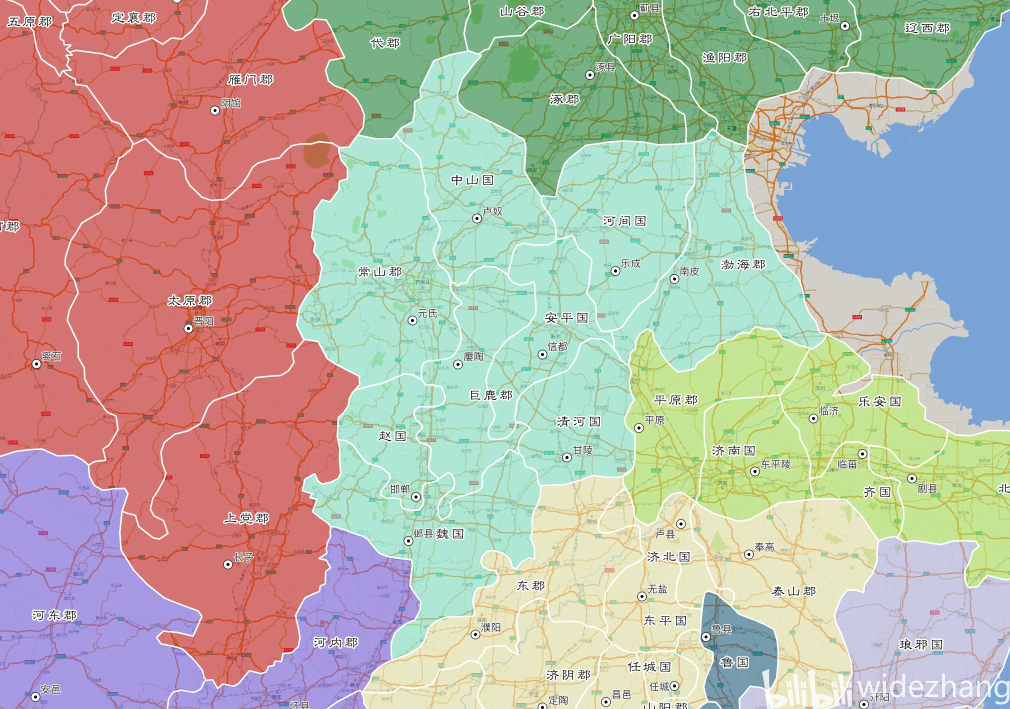
#> input picture docs/ref_imgs/冀州.png, 2020 x 1418 px, found by its file name (shown at 1/2 size)
$ python step1_erase_text_jizhou_v6e.py
#> lines starting #> are read from the running program, lines starting #| are printed output that depends on the picture; after the words box and inside, x2 and y2 are one past the last pixel; in counts of white or black regions, pixels touching at a corner belong together
#!/usr/bin/env python3
# -*- coding: utf-8 -*-
"""v6e: 白线边界追踪 — 最终版。

核心策略：v6(白线形状干净但偏紧) 与 v5(面积正确但有噪声) 取长补短。
  1. 用白线判定获取边界像素集（v6方法，无路网/文字干扰）
  2. 膨胀桥接缺口，取最大连通环的外轮廓（v6原始轮廓）
  3. 将此轮廓外扩~8px（补偿白线在色块中心而非边缘的偏差）
  4. 与v5色块掩膜取交集 → 形状干净 + 面积正确
"""
import os, json
import numpy as np
import cv2
from PIL import Image

HERE = os.path.dirname(os.path.abspath(__file__))
SRC = os.path.join(HERE, '汉末十三州地图范例', '冀州.png')
OUTDIR = os.path.join(HERE, 'jizhou_step1_v6e')
os.makedirs(OUTDIR, exist_ok=True)

rgb = np.array(Image.open(SRC).convert('RGB'))
#> rgb is the input picture: shape (1418, 2020, 3); mean R, G, B 183.7, 178.3, 166.9
H,W = rgb.shape[:2]
r=rgb[:,:,0].astype(int); g=rgb[:,:,1].astype(int); b=rgb[:,:,2].astype(int)
hsv=cv2.cvtColor(rgb,cv2.COLOR_RGB2HSV); ss=hsv[:,:,1].astype(int); vv=hsv[:,:,2].astype(int)

# ---- 1. 冀州掩膜（同前）----
jz=((g>r+30)&(g>b+8)&(g>=165)&(g<=252)&(b>=150)&(b<=246)&(r>=110)&(r<=236)).astype(np.uint8)
#> jz: shape (1418, 2020); values 0 (black) and 1 (white), 19.8% white; 3964 white regions (3678 under 20 px), largest, box (x1, y1, x2, y2) and area: (600, 272, 921, 776) 95725, (1224, 260, 1636, 742) 75935, (795, 104, 1110, 569) 63744
ex=( ((r>g+15)&(r>130)&(g<190)) | ((abs(r-g)<30)&(g>b+10)&(g>=200)) |
     ((g>r+25)&(g<=210)&(r<160)&(b>=140)&((g-r)>30)) |
     ((g>185)&(g<=235)&(b<190)&(b>70)&(g>b+25)&(r>170)&(abs(r-g)<50)) ).astype(np.uint8)
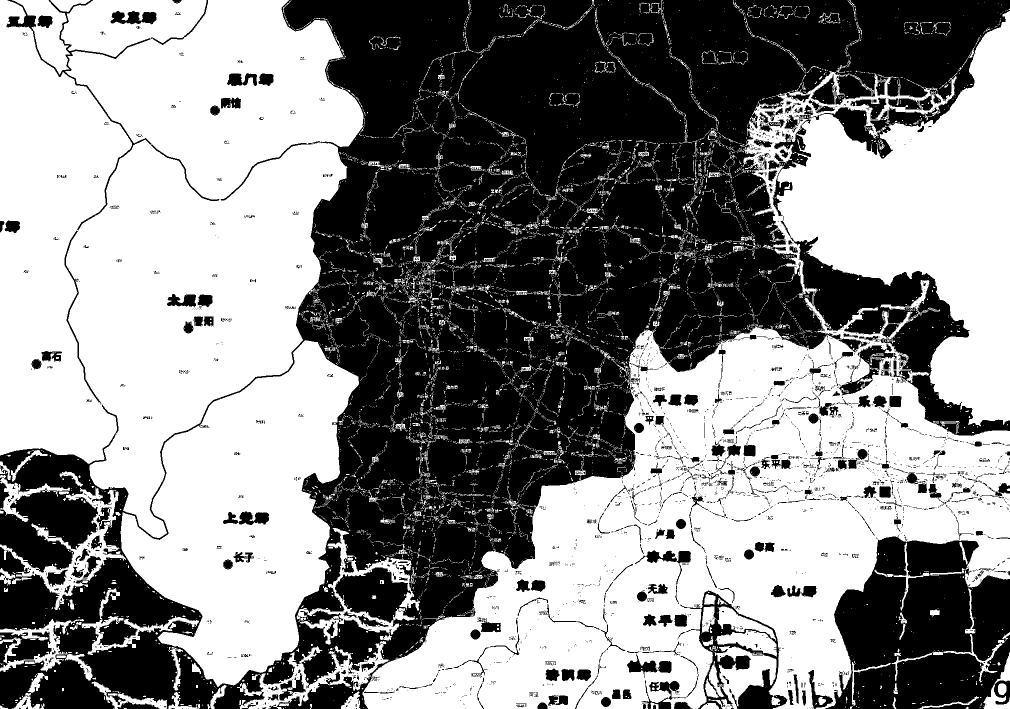
#> ex: shape (1418, 2020) (shown at 1/2 size); values 0 (black) and 1 (white), 54.1% white; 3177 black regions (2734 under 20 px), largest, box (x1, y1, x2, y2) and area: (0, 0, 2020, 1418) 1114205, (1650, 1071, 2020, 1418) 92083, (1360, 1181, 1575, 1418) 11995
jz[ex>0]=0; jizhou=jz.copy()
#> after `jz[ex > 0] = 0`:
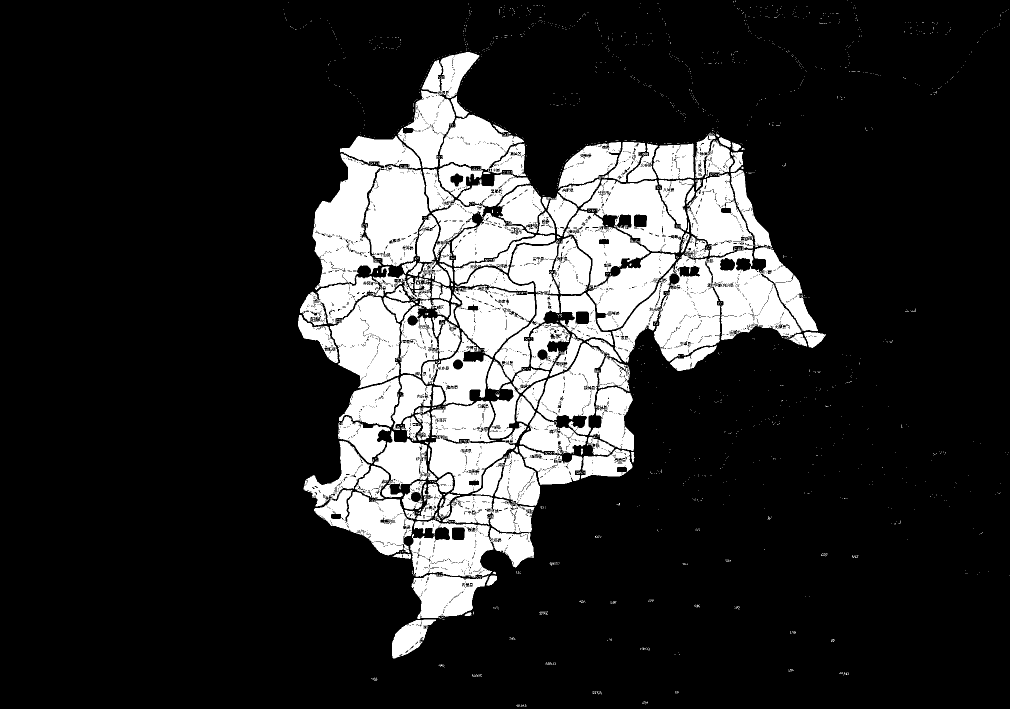
#> jz: shape (1418, 2020) (shown at 1/2 size); values 0 (black) and 1 (white), 18.1% white; 2094 white regions (1984 under 20 px), largest, box (x1, y1, x2, y2) and area: (1224, 340, 1636, 726) 63557, (600, 272, 863, 652) 54895, (1128, 420, 1353, 661) 22525

# 读入v5掩膜作为"真值面积参考"
V5_MASK_PATH = os.path.join(HERE,'jizhou_step1_v5','mask_clean.png')
if os.path.exists(V5_MASK_PATH):
    v5_raw=np.array(Image.open(V5_MASK_PATH).convert('L'))
    v5_mask=(v5_raw>128).astype(np.uint8)*255
    print(f'[1] v5掩膜:{(v5_mask>0).sum():,}')
else:
    v5_mask=None
print(f'[1] 冀州:{(jizhou>0).sum():,}')
#| [1] 冀州:517,151

# ---- 2. 白线边界像素（同v6）----
pw=(r>205)&(g>205)&(b>205); lt=(ss<45)&(vv>205)&(r>175)&(g>175)&(b>175)
wr=(pw|lt).astype(np.uint8)*255
#> wr: shape (1418, 2020); 17.2% white; 3242 white regions (2829 under 20 px), largest, box (x1, y1, x2, y2) and area: (0, 0, 2020, 1418) 322652, (1706, 1270, 2020, 1418) 22922, (1603, 508, 1868, 663) 18731
k3=np.ones((3,3),np.uint8)
wc=cv2.filter2D(wr.astype(float)/255,-1,k3)
eow=(wr>0)&(wc<8)
#> eow: shape (1418, 2020) bool; 4.5% white in thin lines or dots
cn=cv2.filter2D(jizhou.astype(float),-1,k3)
border=(eow>0)&(cn>0)&(cn<8).astype(np.uint8)*255
#> border: shape (1418, 2020); values 0 (black) and 1 (white), 0.78% white in thin lines or dots, all inside (x1, y1, x2, y2) = (565, 0, 2018, 1415)
print(f'[2] 边界:{border.sum():,}')
#| [2] 边界:22,251

# ---- 3. 膨胀 + 最大连通环外轮廓（v6原始方法）----
bd=cv2.dilate(border,np.ones((5,5),np.uint8),iterations=1)  # 5x5膨胀桥接稍大缺口
#> bd: shape (1418, 2020); values 0 (black) and 1 (white), 5.6% white; 566 white regions, largest, box (x1, y1, x2, y2) and area: (593, 4, 1445, 1320) 77692, (1390, 254, 1654, 698) 5601, (1059, 611, 1181, 676) 2252
nb,lab,st,_=cv2.connectedComponentsWithStats(bd,connectivity=8)
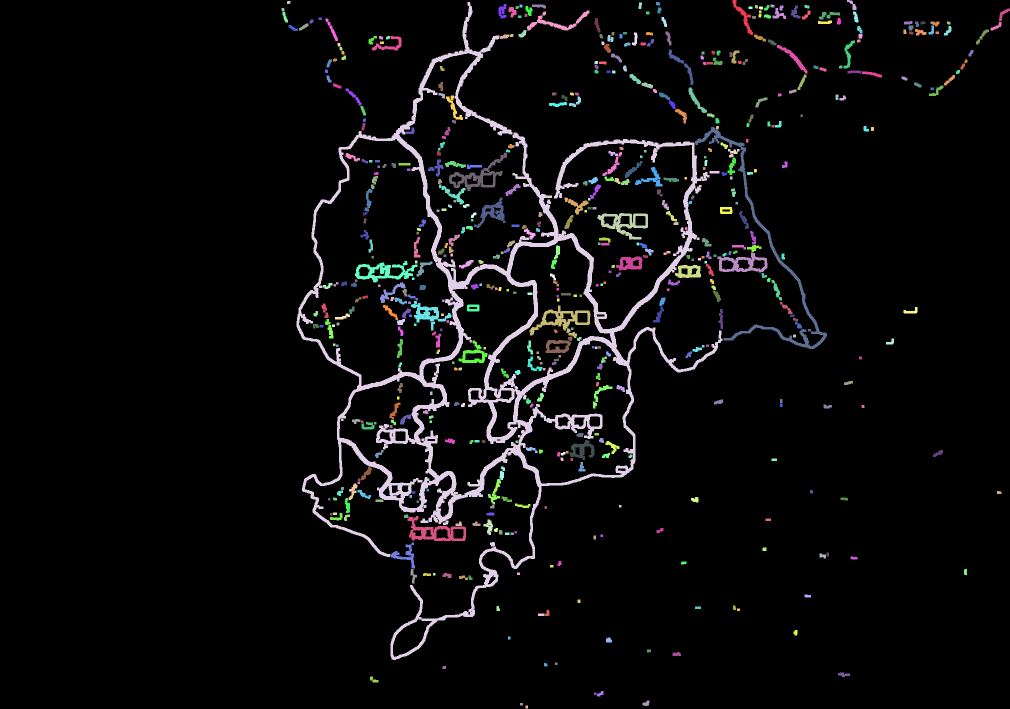
#> lab: shape (1418, 2020) int32 (shown at 1/2 size); 567 distinct labels, from 0 to 566; one colour per label, 0 black
#> nb = 567; st = 567 rows, first 6: [0, 0, 2020, 1418, 2704155], [1465, 0, 41, 70, 627], [1694, 0, 19, 20, 148], [574, 2, 7, 6, 39], [593, 4, 852, 1316, 77692], [1277, 5, 7, 13, 75]
mi=1+int(np.argmax(st[1:,cv2.CC_STAT_AREA]))
#> mi = 4
bd_main=(lab==mi).astype(np.uint8)*255
#> bd_main: shape (1418, 2020); 2.7% white; 1 white region
cts,_=cv2.findContours(bd_main,cv2.RETR_EXTERNAL,cv2.CHAIN_APPROX_SIMPLE)
#> cts = 1 contour; box (x1, y1, x2, y2) and area: (593, 4, 1445, 1320) 336135
v6_contour=max(cts,key=cv2.contourArea)
#> v6_contour = contour of 4654 points, box (x1, y1, x2, y2) (593, 4, 1445, 1320), area 336135

arc=cv2.arcLength(v6_contour,True)
#> arc = 11817.9
for eps in [0.001,0.0015,0.002,0.003]:
    v6_poly=cv2.approxPolyDP(v6_contour,eps*arc,True).reshape(-1,2)
    if 80<=len(v6_poly)<=300: break
v6_poly=v6_poly.astype(np.int32)
#> v6_poly = 174 pairs, first value 593 to 1444, second value 4 to 1319
print(f'[3] v6轮廓:{len(v6_poly)}点')
#| [3] v6轮廓:174点

# ---- 4. 外扩v6轮廓 + 可选与v5交集 ----
DILATE_PX=9  # 外扩像素数（补偿白线中心位置）
v6_dilated_mask=np.zeros((H,W),np.uint8)
cv2.fillPoly(v6_dilated_mask,[v6_poly],255)
#> v6_dilated_mask: shape (1418, 2020); 11.9% white; 1 white region, box (x1, y1, x2, y2) and area: (593, 4, 1445, 1320) 341135
v6_dilated_mask=cv2.dilate(v6_dilated_mask,np.ones((DILATE_PX*2+1,DILATE_PX*2+1),np.uint8),iterations=1)
#> v6_dilated_mask: shape (1418, 2020); 15.6% white; 1 white region, box (x1, y1, x2, y2) and area: (584, 0, 1454, 1329) 446002

final_mask=v6_dilated_mask
if v5_mask is not None:
    # 交集：保留两者重叠部分（v6形状约束 + v5面积基准）
    final_mask=cv2.bitwise_and(v6_dilated_mask,v5_mask)
    print(f'[4a] 交集:{(final_mask>0).sum():,} (v6外扩{(v6_dilated_mask>0).sum():,}, v5={(v5_mask>0).sum():,})')
else:
    print(f'[4] v6外扩:{(final_mask>0).sum():,}')
#| [4] v6外扩:446,002

# 排除邻州
final_mask[ex>0]=0
#> final_mask: shape (1418, 2020); 13.5% white; 288 white regions (272 under 20 px), largest, box (x1, y1, x2, y2) and area: (592, 0, 1454, 1324) 386265, (1268, 848, 1280, 866) 134, (811, 1166, 822, 1189) 104
final_mask=cv2.morphologyEx(final_mask,cv2.MORPH_CLOSE,np.ones((3,3),np.uint8),iterations=1)
#> final_mask: shape (1418, 2020); 14.5% white; 25 white regions (21 under 20 px), largest, box (x1, y1, x2, y2) and area: (592, 0, 1454, 1324) 416428, (1268, 848, 1280, 866) 136, (1437, 688, 1445, 707) 39, (1031, 1142, 1043, 1147) 34
# 开运算切掉细手指（宽度<12px的突起）
final_mask=cv2.morphologyEx(final_mask,cv2.MORPH_OPEN,np.ones((11,11),np.uint8),iterations=1)
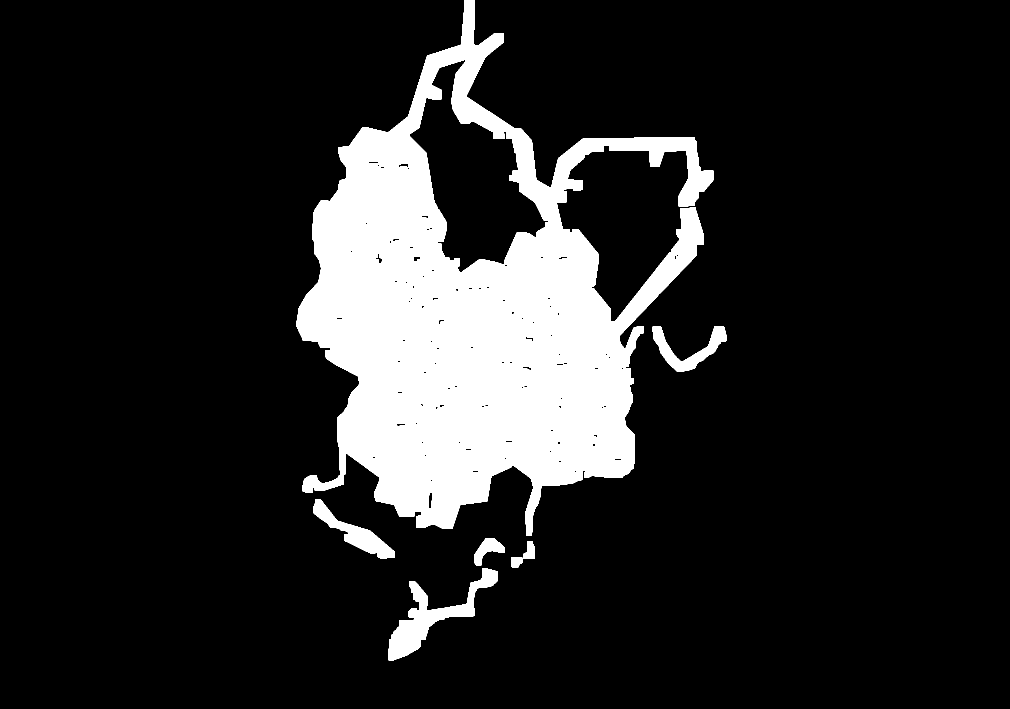
#> final_mask: shape (1418, 2020) (shown at 1/2 size); 14.4% white; 8 white regions, largest, box (x1, y1, x2, y2) and area: (593, 0, 1427, 1072) 387652, (777, 1136, 996, 1321) 10627, (626, 998, 790, 1118) 5345
# 再闭一次补回被开运算过度切的缺口
final_mask=cv2.morphologyEx(final_mask,cv2.MORPH_CLOSE,np.ones((5,5),np.uint8),iterations=1)
#> final_mask: shape (1418, 2020); 14.5% white; 6 white regions

# ---- 5. 最终外轮廓 ----
cts2,_=cv2.findContours(final_mask,cv2.RETR_EXTERNAL,cv2.CHAIN_APPROX_SIMPLE)
#> cts2 = 6 contours; box (x1, y1, x2, y2) and area: (593, 0, 1427, 1072) 496548, (777, 1136, 996, 1321) 10258, (626, 998, 790, 1118) 5161, (1305, 652, 1453, 743) 4343, (949, 1076, 1010, 1131) 1508, (1022, 1082, 1070, 1136) 952
main2=max(cts2,key=cv2.contourArea)
#> main2 = contour of 1518 points, box (x1, y1, x2, y2) (593, 0, 1427, 1072), area 496548
arc2=cv2.arcLength(main2,True)
#> arc2 = 4633.2
for eps in [0.0008,0.001,0.0015,0.002,0.003]:
    poly=cv2.approxPolyDP(main2,eps*arc2,True).reshape(-1,2)
    if 100<=len(poly)<=280: break
poly=poly.astype(np.int32)
#> poly = 118 pairs, first value 593 to 1426, second value 0 to 1071
print(f'[5] 最终:{len(poly)}点,{(final_mask>0).sum():,}px')
#| [5] 最终:118点,415,033px

# ---- 6. 输出 ----
mc=[173,228,207]
vf=rgb.astype(float)*0.55; al=np.zeros_like(rgb,float); al[final_mask>0]=[0,255,255]
vf+=al*0.45; vf=np.clip(vf,0,255).astype(np.uint8)
cv2.polylines(vf,[poly.reshape(-1,1,2)],True,(255,0,0),2)
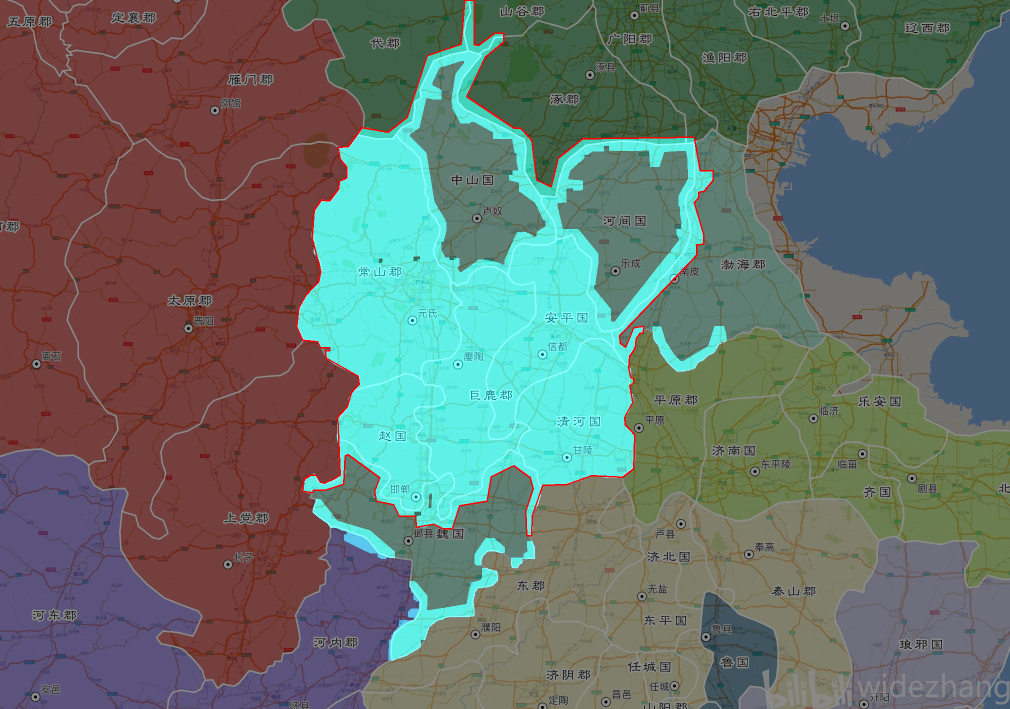
#> vf: shape (1418, 2020, 3) (shown at 1/2 size); mean R, G, B 101.3, 113.4, 107.1
Image.fromarray(vf).save(os.path.join(OUTDIR,'verify_overlay.png'))

ov=rgb.copy(); cv2.polylines(ov,[poly.reshape(-1,1,2)],True,(255,0,0),3)
Image.fromarray(ov).save(os.path.join(OUTDIR,'boundary_overlay.png'))

# v6 vs v6e 叠加对比
cmp=rgb.copy()
v6_ov=rgb.copy(); cv2.polylines(v6_ov,[v6_poly.reshape(-1,1,2)],True,(255,150,150),2)
cv2.polylines(cmp,[v6_poly.reshape(-1,1,2)],True,(255,150,150),2)
cv2.polylines(cmp,[poly.reshape(-1,1,2)],True,(0,255,0),2)
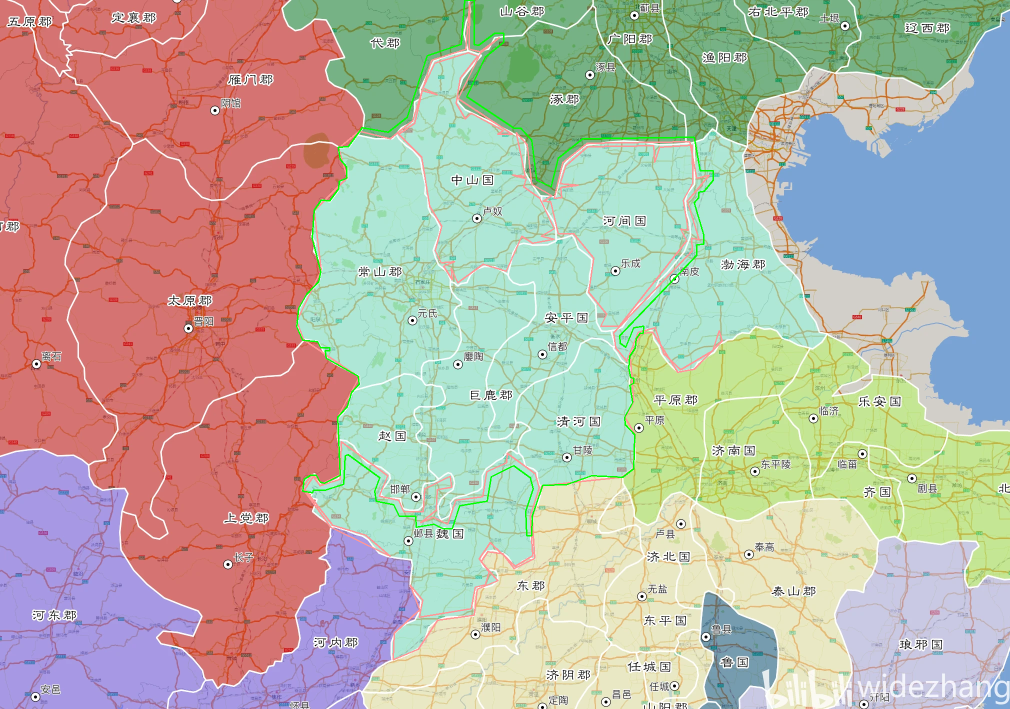
#> cmp: shape (1418, 2020, 3) (shown at 1/2 size); mean R, G, B 183.6, 177.9, 165.6
Image.fromarray(cmp).save(os.path.join(OUTDIR,'v6_vs_v6e.png'))

pts_o=[{'seq':i,'px':int(x),'py':int(y)} for i,(x,y) in enumerate(poly)]
#> pts_o = 118 items
with open(os.path.join(OUTDIR,'boundary_points.json'),'w',encoding='utf-8') as f:
    json.dump({'source_image':'汉末十三州地图范例/冀州.png','image_size':[W,H],
               'version':'v6e-white-shape-xor-v5-area',
               'method':'white_border->contour->dilate(9px)->intersect_v5_mask',
               'points':pts_o}, f, ensure_ascii=False, indent=2)
print(f'\n[done]=>{OUTDIR}/  {len(pts_o)}点,{(final_mask>0).sum():,}px')
#| [done]=>jizhou_step1_v6e/  118点,415,033px
